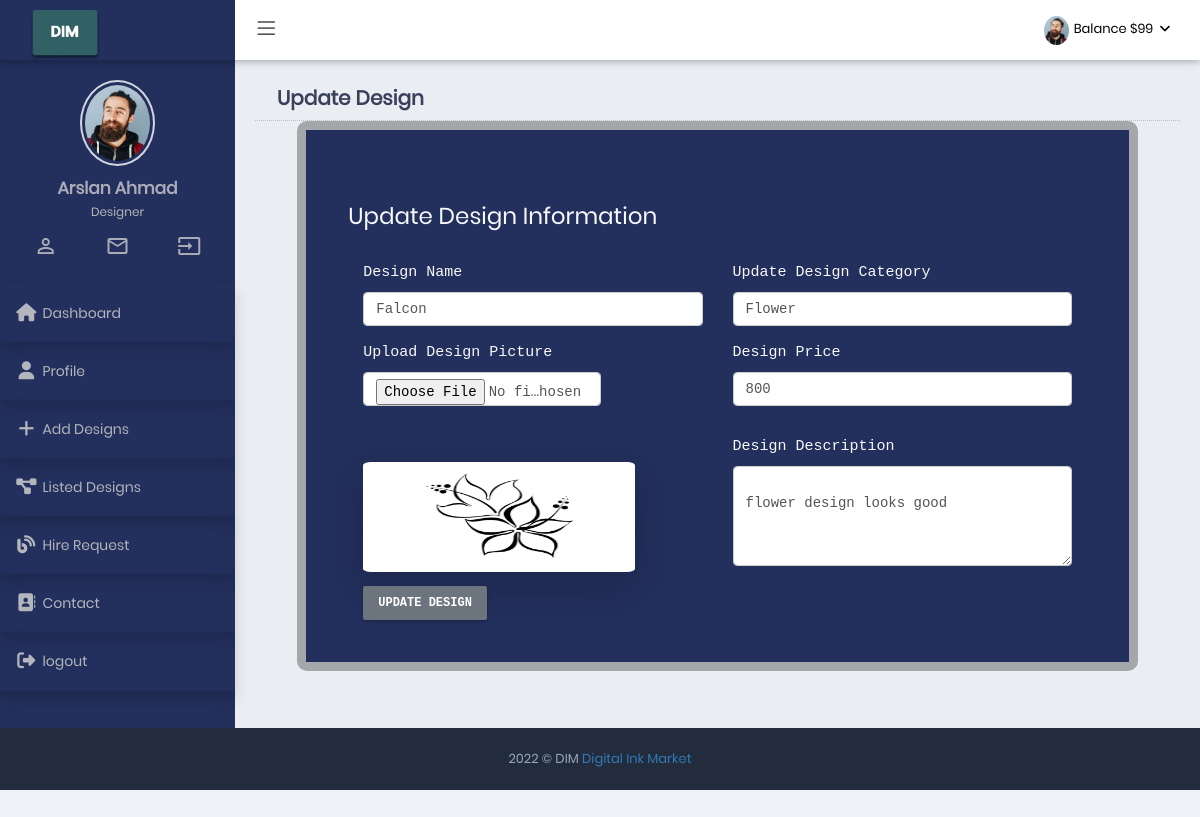
Page /designer/edit_design.php?id=12 (signed in) on the committed database.
### tables this page shows
CREATE TABLE IF NOT EXISTS `designs` (
  `id` int(11) NOT NULL AUTO_INCREMENT,
  `dName` varchar(50) NOT NULL,
  `dCatagory` varchar(50) NOT NULL,
  `dPrice` varchar(50) NOT NULL,
  `dPic` varchar(50) NOT NULL,
  `description` varchar(500) NOT NULL,
  `user_id` int(11) NOT NULL,
  `added_on` datetime NOT NULL DEFAULT CURRENT_TIMESTAMP,
  PRIMARY KEY (`id`)
);

### designer/edit_design.php (the view, shortened to what this page needs)
<?php
include('../db_con.php');
include('partials/header.php');
$dname_e = "";
$dcat_e = "";
$ddescription_e = "";
$dprice_e = "";
if (isset($_GET['id'])) {
    $design_id = $_GET['id'];
    $query = "SELECT * FROM `designs` WHERE id=" . $design_id;
    $query_result_view_design = mysqli_query($con, $query);
    $fetch_design = mysqli_fetch_assoc($query_result_view_design);
    $dname_e = $fetch_design['dName'];
    $dcat_e = $fetch_design['dCatagory'];
    $ddescription_e = $fetch_design['description'];
    $dprice_e = $fetch_design['dPrice'];
    $dpicture_e = $fetch_design['dPic'];
}
?>
<div class="page-container">
    <?php
    include('partials/sidebar.php');
    ?>
    <div class="page-content-wrapper">
        <div class="page-content ">
            <div class="card-head">
                <header>Update Design</header>
            </div>
            <div class="outer-profile medium_b_raius mx-md-5" style="background:rgba(0,0,0,0.3);padding:1%;">
                <div class=" deep_dark p-md-5 p-3 text-light text-monospace px-md-5">
                    <form method="post" enctype="multipart/form-data">
                        <h3>Update Design Information</h3>
                        <div class="container">
                            <div class="row">
                                <div class="col-12 col-md-6">
                                    <label class="">Design Name</label>
                                    <input required type="text" placeholder="Design Name" name="dName" value="<?php echo $dname_e; ?>" class="form-control" id="dName">
                                </div>
                                <div class="col-12 col-md-6">
                                    <label class="">Update Design Category</label>
                                    <input required type="text" placeholder="Design Catagory" name="dCatagory" value="<?php echo $dcat_e; ?>" class="form-control" id="catagory">
                                </div>
                            </div>
                            <div class="row">
                                <div class="col-12 col-md-6 mt-3">
                                    <label class="">Upload Design Picture</label>
                                    <input type="file" class="form-control mb-3" id="picture" name="picture"  style="width: 70%;">
                                </div>
                                <div class="col-12 col-md-6 mt-3">
                                    <label class="">Design Price</label>
                                    <input required type="number" placeholder="Design Pre-Price" name="price" value="<?php echo $dprice_e; ?>" class="form-control" id="price">
                                </div>
                            </div>
                            <div class="row">
                                <div class="col-6 mt-5">
                                    <img class="shadow-lg" style="height: 110px;
    border-radius: 3%;
    width: 80%;
}" src="../General_Assets/assets/img/Designs/<?php echo $dpicture_e; ?>" class="img-responsive img fluid" alt="">
                                </div>
                                <div class="col-6 mt-3">
                                    <label class="">Design Description</label>
                                    <textarea class="form-control" placeholder="Enter Design Description " id="floatingTextarea2" name="desc" style="height: 100px">
                                    <?php echo $ddescription_e; ?></textarea>
                                </div>
                            </div>
                            <button type="submit" class="btn btn-secondary mt-3" name="update_design">Update Design</button>
                        </div>
                </div>
            </div>
        </div>
    </div>
</div>
</div>
<?php
include('partials/footer.php');
?>

### General_Assets/assets/css/responsive.css (style rules this page uses)
@media (min-width:992px) { .page-content-wrapper { float: left; width: 100% } }
@media (min-width:992px) { .page-content-wrapper .page-content { margin-left: 235px; margin-top: 0; min-height: 600px; padding: 25px 20px 10px } }

### General_Assets/assets/css/theme-color.css (style rules this page uses)
:root { --sidebar-color: #ffffff; --sidebar-font-color: #4680ff; --logo-color: #222c3c; --header-color: #6673FC; }
.dark-sidebar-color .page-container { background-color : #3a3f51; }

### designer/partials/header.php (style rules this page uses)
.dark-sidebar-color .sidemenu-container,.logo-dark .page-header.navbar .page-logo,.dark-sidebar-color .page-container,.deep_dark,.designer_primary { background-color:#232f5c; }
.medium_b_raius { border-radius:10px; }

### rows in the picture
designs: dName "Falcon", dCatagory "Flower", price "800", dPic (picture), desc "flower design looks good"

### other values in the picture
$_SESSION['designer_user_name'] "Arslan Ahmad"
